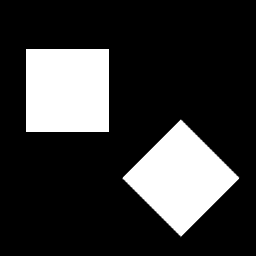
%> input picture lab9/kwadraty.png, 256 x 256 px
$ octave ex3.m   (GNU Octave 9; MATLAB toolbox functions it lacks are replaced by stand-ins)
%> lines starting %> are read from the running program, lines starting %| are printed output that depends on the picture; in (x1, y1, x2, y2) boxes, pixels count from 0 and x2, y2 are one past the last pixel; in counts of white or black regions, pixels touching at a corner belong together; the program's own positions count from 1
close all;
clearvars;
clc;

img = imread('kwadraty.png');
%> img is the input picture: size 256x256 uint8; min 0, max 255, mean 53.6

e = edge(img, 'canny');
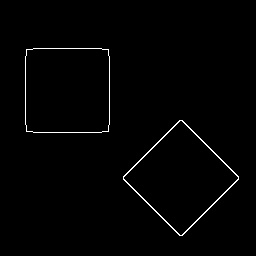
%> e: size 256x256 logical; 1.2% white in thin lines or dots, all inside (x1, y1, x2, y2) = (25, 48, 239, 236)

figure(1);

subplot(2, 1, 1);
imshow(e);

subplot(2, 1, 2);
imshow(img);

[H, theta, rho] = hough(e);
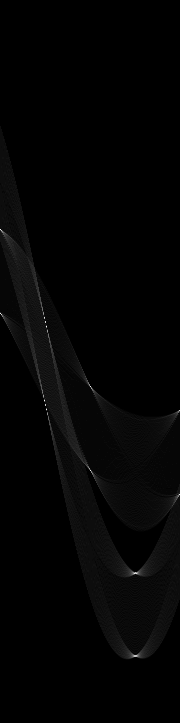
%> H: size 723x180 double; min 0, max 73, mean 1.1; drawn with min black and max white
%> theta = 180 values from -90 to 89; rho = 723 values from -361 to 361

%%
close all;

figure(2);
% subplot(3, 1, 3);
% imshow(H, []);


hp = houghpeaks(H, 8);
%> hp = [230 1; 401 45; 327 47; 410 47; 314 1; 387 91; 471 91; 574 135]
% hold on;
% plot(hp, 'ro');
imshow(H,[],'XData',theta,'YData',rho,'InitialMagnification','fit');
xlabel('\theta'), ylabel('\rho');
axis on, axis normal, hold on;
plot(theta(hp(:,2)),rho(hp(:,1)),'o','color','red');
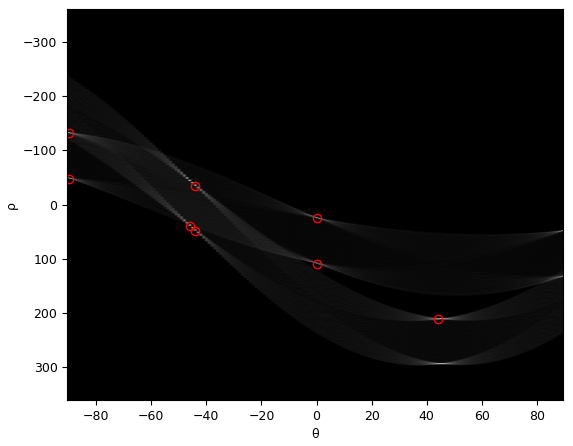
%> figure redrawn from the program's plot data
hold off;

%%

figure(3);
lines = houghlines(e, theta, rho, hp, 'FillGap', 5, 'MinLength', 7);
%> lines = 8 lines; point1 to point2 (x, y): (181, 121) to (239, 177), (183, 121) to (239, 179), (124, 179) to (180, 121), (124, 179) to (179, 235), (34, 133) to (102, 133), (34, 49) to (102, 49), (26, 57) to (26, 125), (110, 57) to (110, 125)
imshow(img);
hold on;
max_len = 0;
for k = 1:length(lines)
   xy = [lines(k).point1; lines(k).point2];
   plot(xy(:,1),xy(:,2),'LineWidth',2,'Color','green');

   % Plot beginnings and ends of lines
   plot(xy(1,1),xy(1,2),'x','LineWidth',2,'Color','yellow');
   plot(xy(2,1),xy(2,2),'x','LineWidth',2,'Color','red');

   % Determine the endpoints of the longest line segment
   len = norm(lines(k).point1 - lines(k).point2);
   if ( len > max_len)
      max_len = len;
      xy_long = xy;
   end
end
%> this loop made 8 passes
%> (len, max_len, xy_long) on passes 1 to 2: (68, 68, [34 133; 102 133]), (80.62, 80.62, [181 121; 239 177])
%> (xy, len) on passes 3 to 8: ([124 179; 179 235], 78.49), ([183 121; 239 179], 80.62), ([34 49; 102 49], 68), ([26 57; 26 125], 68), ([110 57; 110 125], 68), ([124 179; 180 121], 80.62)
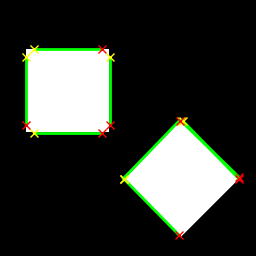
%> figure redrawn from the program's plot data
